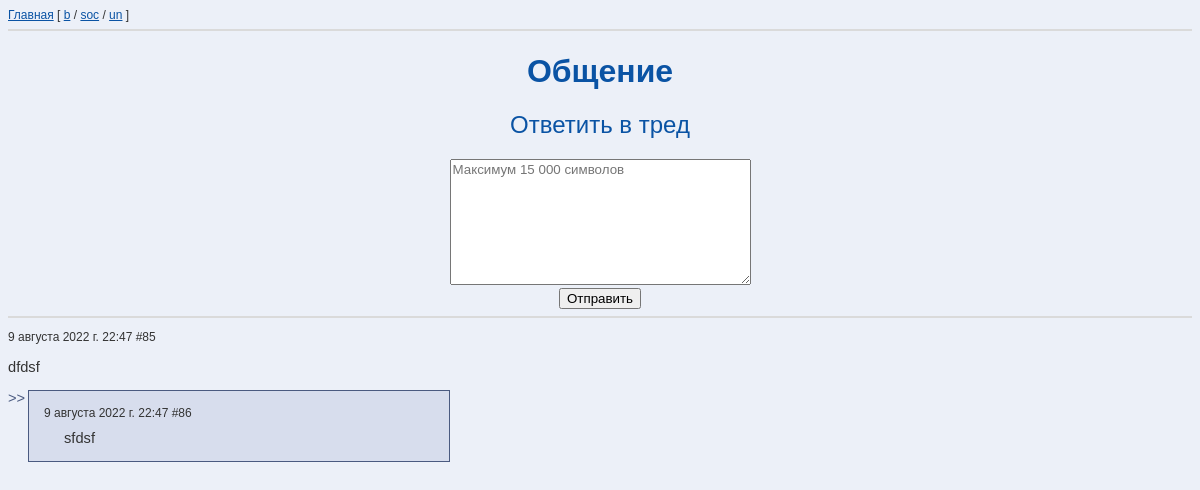
Screenshot of /soc/thread/85 with the database file from the repository.
### board/models.py (models this page shows, shortened)
class Post(models.Model):
    text = models.TextField(max_length=15000)
    title = models.CharField(max_length=200, blank=True)
    pub_date = models.DateTimeField(auto_now_add=now)
    board = models.CharField(max_length=5)
    parent = models.ForeignKey("self",
                               null=True,
                               on_delete=models.CASCADE,
                               related_name='comments',
                               )  # Able to assign only while creating
    reply_to = models.ForeignKey("self",
                                 null=True,
                                 on_delete=models.SET_NULL,
                                 related_name='replies',
                                 )  # Able to assign only while creating

### board/views.py (the view, shortened to what this page needs)
# urls.py: path('thread/<int:pk>', views.get_post_view, name='post'),
def get_post_view(request, pk, brd):
    if brd not in BOARDS:
        return HttpResponseNotFound('<h1>Page not found</h1>')
    if Post.objects.filter(pk=pk, board=brd).exists():
        post = Post.objects.get(pk=pk, board=brd)
    else:
        return HttpResponseNotFound('<h1>Page not found</h1>')
    if post.parent is not None:
        return HttpResponseNotFound('<h1>Page not found</h1>')
    comments = post.comments.all()
    return render(request, 'board/post.html', {
        'comments': comments,
        'p': post,
        'title': f'/{brd}/ – Тред',
        'board_name': BOARDS[brd],
    })

### board/templates/board/post.html (shortened to what this page needs)
{% extends 'board/base.html' %}
{% block content %}
    <div class="home">
        <h1>{{ board_name }}</h1>
        <h2>Ответить в тред</h2>
        <form method="post">
            <textarea type="text" name="text" rows="8" cols="35" placeholder="Максимум 15 000 символов"></textarea> <br>
            <input type="submit" value="Отправить">
        </form>
    </div>
    <hr>
    <div class="post">
    <p class="date">
    {{ p.pub_date }} #{{ p.pk }}
    </p><p style="white-space: pre-line">{{ p.text }}</p>
    </div>
    {% for comment in comments %}
        <div class="fuck">
        <div class="quote">>></div>
        <div class="comment_container">
        <div class="comment"> <div class="date">
        {{ comment.pub_date }} #{{ comment.pk }}
        </div>
            <div class="text" style="white-space: pre-line">{{ comment.text }} </div></div>
        </div>
        </div>
    {% endfor %}
{% endblock %}

### board/static/board/css/styles.css (style rules this page uses)
body { font-family: Arial, Verdana, sans-serif; font-size: 11pt; background-color: #ECF0F8; color: #333; }
hr { border: 0.5px solid #DADADA; }
.home { text-align: center }
h1 { color: #0a53a4; font-size: 24pt; font-family: Arial, Times, serif; font-weight: bold; }
h2 { color: #0a53a4; font-size: 18pt; font-family: Arial, Times, serif; font-weight: normal; }
.date { font-size: 12px; }
.fuck { overflow: hidden; }
.comment_container { border: 0.5px solid #4A5A80; margin-left: 20px; width: fit-content; max-width: 80%; min-width: 420px; background: #D7DDED; margin-bottom: 3px; overflow: hidden; }
.quote { float: left; color: #4A5A80; }
.comment { width: -moz-fit-content; width: fit-content; padding: 15px; word-break: break-all; }
.text { margin-left: 20px; margin-right: 20px; margin-top: 10px; }
.post { word-break: break-all; width: fit-content; max-width: 80%; min-width: 420px; margin-bottom: 15px; }
textarea { font-family: inherit; font-size: 10pt }

### rows the page displays
Post: pub_date "9 августа 2022 г. 22:47", pk "85", text "dfdsf"
Post: pub_date "9 августа 2022 г. 22:47", pk "86", text "sfdsf"

### other values shown
{{ board_name }} "Общение"
